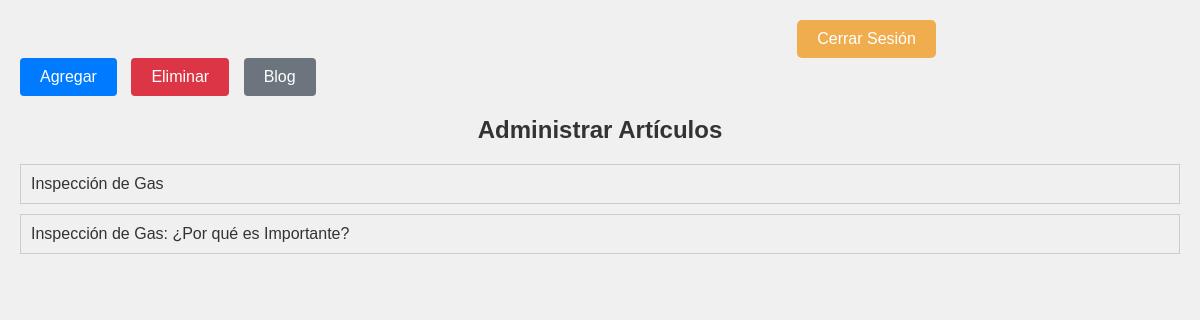
The app's page /admin_edit.php (signed in), older data.
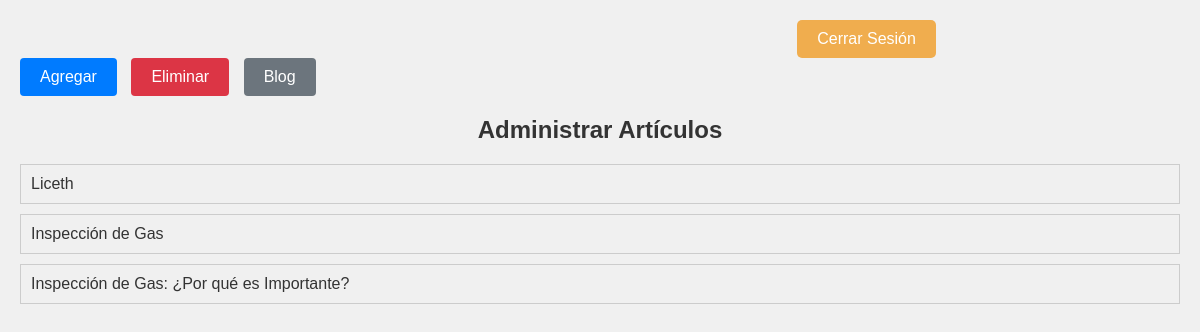
The same page, newer data.
### tables this page shows
CREATE TABLE `admin_blog` (
  `id` int(11) NOT NULL,
  `titulo` varchar(255) NOT NULL,
  `resumen` text NOT NULL,
  `contenido` text NOT NULL,
  `url_imagen` varchar(255) DEFAULT NULL,
  `fecha_creacion` timestamp NOT NULL DEFAULT current_timestamp(),
  `fecha_actualizacion` timestamp NOT NULL DEFAULT current_timestamp() ON UPDATE current_timestamp()
);

### controlador/conexion.php (called while the page is built, shortened)
<?php
class PDODB
{
    private $servidor;
    private $usuario;
    private $contrasena;
    private $basededatos;
    private $conexion;
    function __construct()
    {
        $this->servidor = "localhost";
        $this->usuario = "root";
        $this->contrasena = "";
        $this->basededatos = "eyc_proyecto_pagina";
    }
    function conectar()
    {
        $opciones = array(
            PDO::MYSQL_ATTR_INIT_COMMAND => "SET NAMES utf8",
            PDO::MYSQL_ATTR_FOUND_ROWS => TRUE
        );
        try {
            $this->conexion = new PDO(
                'mysql:host=' . $this->servidor . ';dbname=' . $this->basededatos,
                $this->usuario,
                $this->contrasena,
                $opciones
            );
            $this->conexion->setAttribute(PDO::ATTR_ERRMODE, PDO::ERRMODE_EXCEPTION);
        } catch (PDOException $e) {
            die("Error en la conexión: " . $e->getMessage());
        }
    }
    function prepare($query)
    {
        try {
            return $this->conexion->prepare($query);
        } catch (PDOException $e) {
            die("Error al preparar la consulta: " . $e->getMessage());
        }
    }
    function consulta($query, $params = array())
    {
        try {
            $statement = $this->prepare($query);
            $statement->execute($params);
            return $statement->fetchAll(PDO::FETCH_ASSOC);
        } catch (PDOException $e) {
            die("Error en la consulta: " . $e->getMessage());
        }
    }
    function close()
    {
        $this->conexion = null;
    }
}
?>

### admin_edit.php (the view, shortened to what this page needs)
<?php
include './controlador/conexion.php';
$db = new PDODB();
$db->conectar();
$sql = "SELECT id, titulo FROM admin_blog ORDER BY fecha_actualizacion DESC";
$articulos = $db->consulta($sql);
function mostrarArticulos($articulos) {
    foreach ($articulos as $articulo) {
        echo '<li><a href="admin_edit.php?id=' . $articulo['id'] . '">' . htmlspecialchars($articulo['titulo']) . '</a></li>';
    }
}
?>
<!DOCTYPE html>
<html lang="es">
<head>
    <link rel="stylesheet" href="./css/admin_edit.css">
</head>
<body>
<button type="button" class="btn btn-warning cerrar" onclick="cerrarSesion()">Cerrar Sesión</button>
<div class="button-container">
    <a href="./admin_create.php" class="button">Agregar</a>
    <a href="./admin_delete.php" class="button button-delete">Eliminar</a>
    <a href="./blog.php" class="button-blog">Blog</a>
</div>
    <h1>Administrar Artículos</h1>
    <ul>
        <?php mostrarArticulos($articulos); ?>
    </ul>
</body>
</html>

Row changes from the older to the newer data that the page shows:
added admin_blog: titulo "Liceth"
